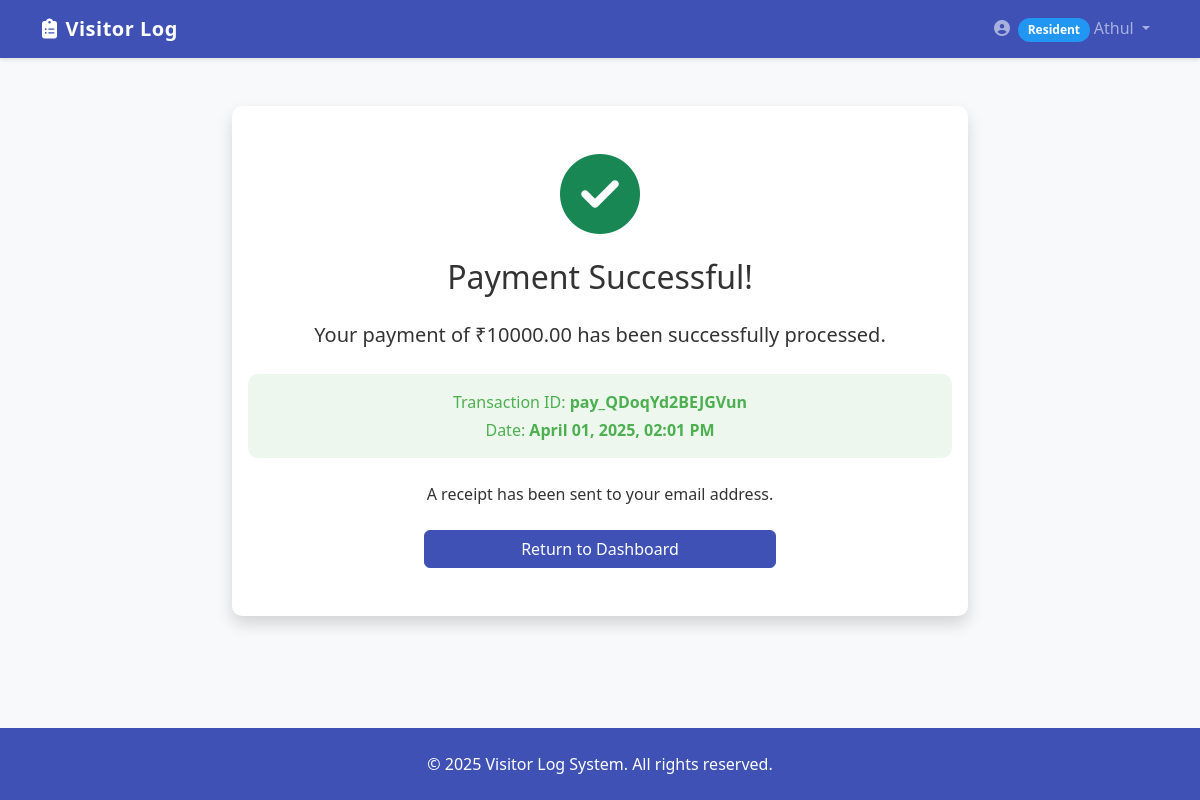
Page /payments/success/2/ (signed in) on the committed database.
### users/models.py (models this page shows, shortened)
class CustomUser(AbstractUser):
    class Role(models.TextChoices):
        ADMIN = 'ADMIN', 'Admin'
        RESIDENT = 'RESIDENT', 'Resident'
        SECURITY = 'SECURITY', 'Security'
    role = models.CharField(
        max_length=10,
        choices=Role.choices,
        default=Role.RESIDENT
    )

### payments/models.py (models this page shows, shortened)
class RentPayment(models.Model):
    STATUS_CHOICES = (
        ('PENDING', 'Pending'),
        ('PAID', 'Paid'),
        ('FAILED', 'Failed'),
    )
    resident = models.ForeignKey(
        settings.AUTH_USER_MODEL,
        on_delete=models.CASCADE,
        related_name='rent_payments',
        limit_choices_to={'role': 'RESIDENT'}
    )
    amount = models.DecimalField(max_digits=10, decimal_places=2)
    status = models.CharField(max_length=10, choices=STATUS_CHOICES, default='PENDING')
    transaction_id = models.CharField(max_length=100, blank=True, null=True)
    payment_id = models.CharField(max_length=100, blank=True, null=True)
    order_id = models.CharField(max_length=100, blank=True, null=True)
    payment_date = models.DateTimeField(auto_now_add=True)
    updated_at = models.DateTimeField(auto_now=True)
    due_date = models.DateField(default=timezone.now)
    notes = models.TextField(blank=True, null=True)
    class Meta:
        ordering = ['-payment_date']

### payments/views.py (the view)
# urls.py: path('success/<int:payment_id>/', views.payment_success, name='payment_success'),
@login_required
def payment_success(request, payment_id):
    payment = get_object_or_404(RentPayment, id=payment_id)
    if request.user != payment.resident and request.user.role != 'ADMIN':
        messages.error(request, "You don't have permission to view this payment.")
        return redirect('dashboard')
    return render(request, 'payments/payment_success.html', {
        'payment': payment,
        'title': 'Payment Successful'
    })

### payments/templates/payments/payment_success.html (shortened to what this page needs)
{% extends 'base.html' %}
{% load static %}
{% block content %}
<div class="container my-4">
    <div class="row justify-content-center">
        <div class="col-md-8">
            <div class="card shadow">
                <div class="card-body text-center py-5">
                    <div class="mb-4">
                        <i class="fas fa-check-circle fa-5x text-success"></i>
                    </div>
                    <h2 class="mb-4">Payment Successful!</h2>
                    <p class="lead">Your payment of ₹{{ payment.amount|floatformat:2 }} has been successfully processed.</p>
                    <div class="alert alert-success mt-4">
                        <p class="mb-1">Transaction ID: <strong>{{ payment.transaction_id }}</strong></p>
                        <p class="mb-0">Date: <strong>{{ payment.payment_date|date:"F d, Y, h:i A" }}</strong></p>
                    </div>
                    <div class="mt-4">
                        <p>A receipt has been sent to your email address.</p>
                        <div class="d-grid gap-2 col-md-6 mx-auto mt-4">
                            <a href="{% url 'payment_dashboard' %}" class="btn btn-primary">Return to Dashboard</a>
                        </div>
                    </div>
                </div>
            </div>
        </div>
    </div>
</div>
{% endblock %}

### users/templates/base.html (shortened to what this page needs)
<!DOCTYPE html>
<html lang="en">
<head>
    <link href="https://cdn.jsdelivr.net/npm/bootstrap@5.2.3/dist/css/bootstrap.min.css" rel="stylesheet">
    <link rel="stylesheet" href="https://cdnjs.cloudflare.com/ajax/libs/font-awesome/6.1.1/css/all.min.css">
</head>
<body>
    <nav class="navbar navbar-expand-lg navbar-dark">
        <div class="container">
            <a class="navbar-brand" href="{% url 'dashboard' %}">
                <i class="fas fa-clipboard-list me-2"></i>Visitor Log
            </a>
            <div class="collapse navbar-collapse" id="navbarNav">
                <ul class="navbar-nav ms-auto">
                    {% if user.is_authenticated %}
                        <li class="nav-item dropdown">
                            <a class="nav-link dropdown-toggle" href="#" id="navbarDropdown" role="button"
                                data-bs-toggle="dropdown" aria-expanded="false">
                                <i class="fas fa-user-circle me-1"></i>
                                {% if user.role == 'ADMIN' %}
                                    <span class="badge admin-role">Admin</span>
                                {% elif user.role == 'SECURITY' %}
                                    <span class="badge security-role">Security</span>
                                {% elif user.role == 'RESIDENT' %}
                                    <span class="badge resident-role">Resident</span>
                                {% endif %}
                                {{ user.username }}
                            </a>
                        </li>
                    {% else %}
                        <li class="nav-item">
                            <a class="nav-link" href="{% url 'login' %}">
                                <i class="fas fa-sign-in-alt me-1"></i>Login
                            </a>
                        </li>
                    {% endif %}
                </ul>
            </div>
        </div>
    </nav>
    <main class="py-4">
        {% block content %}{% endblock %}
    </main>
    <footer class="footer">
        <div class="container text-center">
            <p class="mb-0">© 2025 Visitor Log System. All rights reserved.</p>
        </div>
    </footer>
</body>
</html>

### users/templates/base.html (style rules this page uses)
:root { --primary-color: #3f51b5; --secondary-color: #f50057; --dark-color: #303030; --light-color: #f5f5f5; --success-color: #4caf50; --warning-color: #ff9800; --danger-color: #f44336; --info-color: #2196f3; }
body { font-family: 'Segoe UI', Tahoma, Geneva, Verdana, sans-serif; background-color: #f8f9fa; color: #333; min-height: 100vh; display: flex; flex-direction: column; }
.navbar { background-color: var(--primary-color); box-shadow: 0 2px 4px rgba(0, 0, 0, 0.1); }
.navbar-brand { font-weight: 700; letter-spacing: 0.5px; }
.navbar .nav-link { font-weight: 500; transition: all 0.3s ease; }
.card { border: none; border-radius: 10px; box-shadow: 0 4px 6px rgba(0, 0, 0, 0.1); transition: all 0.3s ease; }
.btn-primary { background-color: var(--primary-color); border-color: var(--primary-color); }
.footer { background-color: var(--primary-color); color: white; padding: 1.5rem 0; margin-top: auto; }
.alert { border-radius: 10px; border: none; }
.alert-success { background-color: rgba(76, 175, 80, 0.1); color: var(--success-color); }
.badge { padding: 0.5em 0.8em; border-radius: 30px; }
.resident-role { background-color: var(--info-color); color: white; }

### rows in the picture
CustomUser: username "Athul"
RentPayment: amount "10000.00", transaction_id "pay_QDoqYd2BEJGVun", payment_date "April 01, 2025, 02:01 PM"
